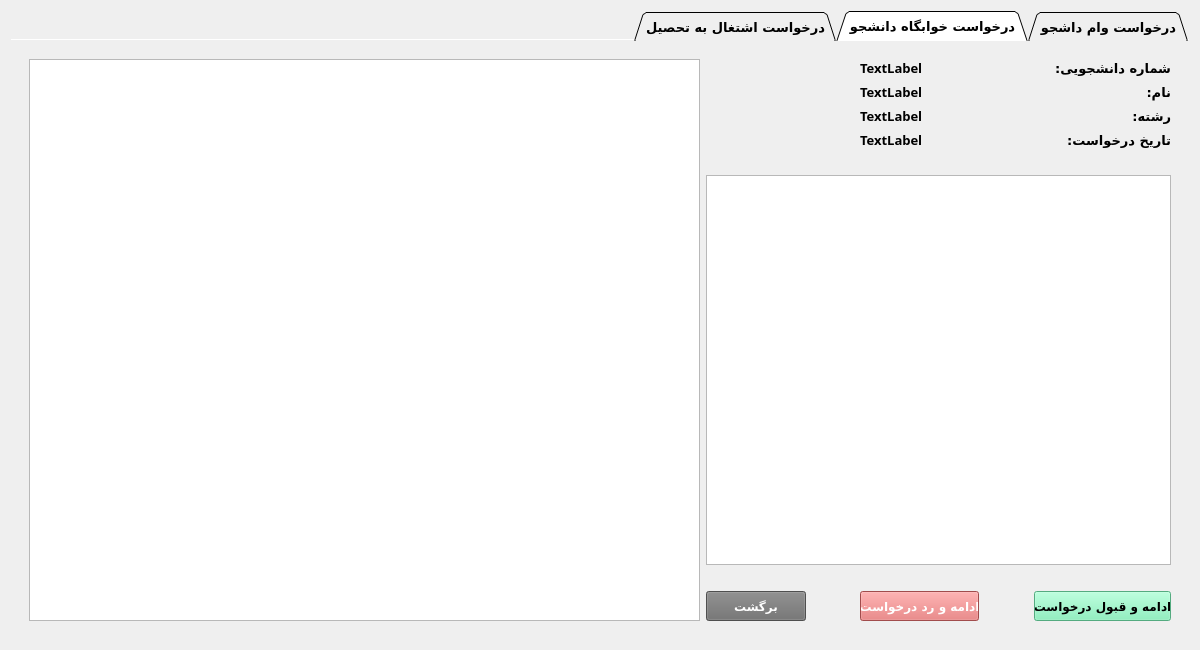
<?xml version="1.0" encoding="UTF-8"?>
<ui version="4.0">
 <class>StudentsRequestDialog</class>
 <widget class="QDialog" name="StudentsRequestDialog">
  <property name="geometry">
   <rect>
    <x>0</x>
    <y>0</y>
    <width>1200</width>
    <height>650</height>
   </rect>
  </property>
  <property name="windowTitle">
   <string>درخواست های دانشجو ها</string>
  </property>
  <layout class="QGridLayout" name="gridLayout">
   <item row="0" column="0">
    <widget class="QTabWidget" name="tabWidget">
     <property name="font">
      <font>
       <family>B Nazanin</family>
       <pointsize>10</pointsize>
       <weight>75</weight>
       <bold>true</bold>
      </font>
     </property>
     <property name="layoutDirection">
      <enum>Qt::RightToLeft</enum>
     </property>
     <property name="tabShape">
      <enum>QTabWidget::Triangular</enum>
     </property>
     <property name="currentIndex">
      <number>1</number>
     </property>
     <property name="documentMode">
      <bool>true</bool>
     </property>
     <widget class="QWidget" name="tab">
      <attribute name="title">
       <string>درخواست وام داشجو</string>
      </attribute>
      <layout class="QGridLayout" name="gridLayout_2">
       <item row="0" column="0">
        <widget class="QStackedWidget" name="stackedWidget_2">
         <property name="layoutDirection">
          <enum>Qt::LeftToRight</enum>
         </property>
         <widget class="QWidget" name="page_3">
          <layout class="QGridLayout" name="gridLayout_5">
           <item row="0" column="0" rowspan="5">
            <widget class="QTableView" name="tableView_requests">
             <property name="minimumSize">
              <size>
               <width>671</width>
               <height>0</height>
              </size>
             </property>
            </widget>
           </item>
           <item row="0" column="1" colspan="2">
            <spacer name="horizontalSpacer">
             <property name="orientation">
              <enum>Qt::Horizontal</enum>
             </property>
             <property name="sizeHint" stdset="0">
              <size>
               <width>168</width>
               <height>20</height>
              </size>
             </property>
            </spacer>
           </item>
           <item row="0" column="3">
            <layout class="QVBoxLayout" name="verticalLayout_2">
             <item>
              <widget class="QLabel" name="label_stuCode">
               <property name="text">
                <string>TextLabel</string>
               </property>
              </widget>
             </item>
             <item>
              <widget class="QLabel" name="label_name">
               <property name="text">
                <string>TextLabel</string>
               </property>
              </widget>
             </item>
             <item>
              <widget class="QLabel" name="label_field">
               <property name="text">
                <string>TextLabel</string>
               </property>
              </widget>
             </item>
             <item>
              <widget class="QLabel" name="label_timeOfReq">
               <property name="text">
                <string>TextLabel</string>
               </property>
              </widget>
             </item>
            </layout>
           </item>
           <item row="0" column="4" colspan="2">
            <layout class="QVBoxLayout" name="verticalLayout">
             <item>
              <widget class="QLabel" name="label">
               <property name="font">
                <font>
                 <family>B Koodak</family>
                 <pointsize>10</pointsize>
                 <weight>75</weight>
                 <bold>true</bold>
                </font>
               </property>
               <property name="text">
                <string>شماره دانشجویی: </string>
               </property>
              </widget>
             </item>
             <item>
              <widget class="QLabel" name="label_3">
               <property name="font">
                <font>
                 <family>B Koodak</family>
                 <pointsize>10</pointsize>
                 <weight>75</weight>
                 <bold>true</bold>
                </font>
               </property>
               <property name="text">
                <string>نام: </string>
               </property>
              </widget>
             </item>
             <item>
              <widget class="QLabel" name="label_5">
               <property name="font">
                <font>
                 <family>B Koodak</family>
                 <pointsize>10</pointsize>
                 <weight>75</weight>
                 <bold>true</bold>
                </font>
               </property>
               <property name="text">
                <string>رشته: </string>
               </property>
              </widget>
             </item>
             <item>
              <widget class="QLabel" name="label_7">
               <property name="font">
                <font>
                 <family>B Koodak</family>
                 <pointsize>10</pointsize>
                 <weight>75</weight>
                 <bold>true</bold>
                </font>
               </property>
               <property name="text">
                <string>تاریخ درخواست: </string>
               </property>
              </widget>
             </item>
            </layout>
           </item>
           <item row="1" column="1" colspan="5">
            <spacer name="horizontalSpacer_2">
             <property name="orientation">
              <enum>Qt::Horizontal</enum>
             </property>
             <property name="sizeHint" stdset="0">
              <size>
               <width>453</width>
               <height>20</height>
              </size>
             </property>
            </spacer>
           </item>
           <item row="2" column="1" colspan="5">
            <widget class="QTextBrowser" name="textBrowser_description"/>
           </item>
           <item row="3" column="1" colspan="5">
            <spacer name="horizontalSpacer_3">
             <property name="orientation">
              <enum>Qt::Horizontal</enum>
             </property>
             <property name="sizeHint" stdset="0">
              <size>
               <width>453</width>
               <height>20</height>
              </size>
             </property>
            </spacer>
           </item>
           <item row="4" column="1">
            <widget class="QPushButton" name="pushButton_back">
             <property name="minimumSize">
              <size>
               <width>100</width>
               <height>30</height>
              </size>
             </property>
             <property name="font">
              <font>
               <family>B Nazanin</family>
               <pointsize>9</pointsize>
               <weight>75</weight>
               <bold>true</bold>
              </font>
             </property>
             <property name="styleSheet">
              <string notr="true">background-color:rgb(111, 111, 111);
color: white</string>
             </property>
             <property name="text">
              <string>برگشت</string>
             </property>
            </widget>
           </item>
           <item row="4" column="2">
            <spacer name="horizontalSpacer_4">
             <property name="orientation">
              <enum>Qt::Horizontal</enum>
             </property>
             <property name="sizeHint" stdset="0">
              <size>
               <width>61</width>
               <height>20</height>
              </size>
             </property>
            </spacer>
           </item>
           <item row="4" column="3">
            <widget class="QPushButton" name="pushButton_cancel">
             <property name="minimumSize">
              <size>
               <width>100</width>
               <height>30</height>
              </size>
             </property>
             <property name="font">
              <font>
               <family>B Nazanin</family>
               <pointsize>9</pointsize>
               <weight>75</weight>
               <bold>true</bold>
              </font>
             </property>
             <property name="styleSheet">
              <string notr="true">background-color:rgb(226, 106, 106);
color: white</string>
             </property>
             <property name="text">
              <string>رد درخواست</string>
             </property>
            </widget>
           </item>
           <item row="4" column="4">
            <spacer name="horizontalSpacer_5">
             <property name="orientation">
              <enum>Qt::Horizontal</enum>
             </property>
             <property name="sizeHint" stdset="0">
              <size>
               <width>61</width>
               <height>20</height>
              </size>
             </property>
            </spacer>
           </item>
           <item row="4" column="5">
            <widget class="QPushButton" name="pushButton_continue">
             <property name="minimumSize">
              <size>
               <width>100</width>
               <height>30</height>
              </size>
             </property>
             <property name="font">
              <font>
               <family>B Nazanin</family>
               <pointsize>9</pointsize>
               <weight>75</weight>
               <bold>true</bold>
              </font>
             </property>
             <property name="styleSheet">
              <string notr="true">background-color:rgb(118, 240, 179)</string>
             </property>
             <property name="text">
              <string>ادامه</string>
             </property>
            </widget>
           </item>
          </layout>
         </widget>
         <widget class="QWidget" name="page_4"/>
        </widget>
       </item>
      </layout>
     </widget>
     <widget class="QWidget" name="tab_2">
      <attribute name="title">
       <string>درخواست خوابگاه دانشجو</string>
      </attribute>
      <layout class="QGridLayout" name="gridLayout_3">
       <item row="0" column="0">
        <widget class="QStackedWidget" name="stackedWidget">
         <property name="layoutDirection">
          <enum>Qt::LeftToRight</enum>
         </property>
         <property name="currentIndex">
          <number>0</number>
         </property>
         <widget class="QWidget" name="page">
          <layout class="QGridLayout" name="gridLayout_6">
           <item row="0" column="0" rowspan="5">
            <widget class="QTableView" name="tableView_requestsTab2">
             <property name="minimumSize">
              <size>
               <width>671</width>
               <height>0</height>
              </size>
             </property>
            </widget>
           </item>
           <item row="0" column="1" colspan="2">
            <spacer name="horizontalSpacer_8">
             <property name="orientation">
              <enum>Qt::Horizontal</enum>
             </property>
             <property name="sizeHint" stdset="0">
              <size>
               <width>157</width>
               <height>20</height>
              </size>
             </property>
            </spacer>
           </item>
           <item row="0" column="3">
            <layout class="QVBoxLayout" name="verticalLayout_3">
             <item>
              <widget class="QLabel" name="label_stuCodeTab2">
               <property name="text">
                <string>TextLabel</string>
               </property>
              </widget>
             </item>
             <item>
              <widget class="QLabel" name="label_nameTab2">
               <property name="text">
                <string>TextLabel</string>
               </property>
              </widget>
             </item>
             <item>
              <widget class="QLabel" name="label_fieldTab2">
               <property name="text">
                <string>TextLabel</string>
               </property>
              </widget>
             </item>
             <item>
              <widget class="QLabel" name="label_timeOfReqTab2">
               <property name="text">
                <string>TextLabel</string>
               </property>
              </widget>
             </item>
            </layout>
           </item>
           <item row="0" column="4" colspan="2">
            <layout class="QVBoxLayout" name="verticalLayout_4">
             <item>
              <widget class="QLabel" name="label_2">
               <property name="font">
                <font>
                 <family>B Koodak</family>
                 <pointsize>10</pointsize>
                 <weight>75</weight>
                 <bold>true</bold>
                </font>
               </property>
               <property name="text">
                <string>شماره دانشجویی: </string>
               </property>
              </widget>
             </item>
             <item>
              <widget class="QLabel" name="label_4">
               <property name="font">
                <font>
                 <family>B Koodak</family>
                 <pointsize>10</pointsize>
                 <weight>75</weight>
                 <bold>true</bold>
                </font>
               </property>
               <property name="text">
                <string>نام: </string>
               </property>
              </widget>
             </item>
             <item>
              <widget class="QLabel" name="label_6">
               <property name="font">
                <font>
                 <family>B Koodak</family>
                 <pointsize>10</pointsize>
                 <weight>75</weight>
                 <bold>true</bold>
                </font>
               </property>
               <property name="text">
                <string>رشته: </string>
               </property>
              </widget>
             </item>
             <item>
              <widget class="QLabel" name="label_8">
               <property name="font">
                <font>
                 <family>B Koodak</family>
                 <pointsize>10</pointsize>
                 <weight>75</weight>
                 <bold>true</bold>
                </font>
               </property>
               <property name="text">
                <string>تاریخ درخواست: </string>
               </property>
              </widget>
             </item>
            </layout>
           </item>
           <item row="1" column="1" colspan="5">
            <spacer name="horizontalSpacer_9">
             <property name="orientation">
              <enum>Qt::Horizontal</enum>
             </property>
             <property name="sizeHint" stdset="0">
              <size>
               <width>453</width>
               <height>20</height>
              </size>
             </property>
            </spacer>
           </item>
           <item row="2" column="1" colspan="5">
            <widget class="QTextBrowser" name="textBrowser_descriptionTab2"/>
           </item>
           <item row="3" column="1" colspan="5">
            <spacer name="horizontalSpacer_7">
             <property name="orientation">
              <enum>Qt::Horizontal</enum>
             </property>
             <property name="sizeHint" stdset="0">
              <size>
               <width>453</width>
               <height>20</height>
              </size>
             </property>
            </spacer>
           </item>
           <item row="4" column="1">
            <widget class="QPushButton" name="pushButton_backTab2">
             <property name="minimumSize">
              <size>
               <width>100</width>
               <height>30</height>
              </size>
             </property>
             <property name="font">
              <font>
               <family>B Nazanin</family>
               <pointsize>9</pointsize>
               <weight>75</weight>
               <bold>true</bold>
              </font>
             </property>
             <property name="styleSheet">
              <string notr="true">background-color:rgb(111, 111, 111);
color: white</string>
             </property>
             <property name="text">
              <string>برگشت</string>
             </property>
            </widget>
           </item>
           <item row="4" column="2">
            <spacer name="horizontalSpacer_6">
             <property name="orientation">
              <enum>Qt::Horizontal</enum>
             </property>
             <property name="sizeHint" stdset="0">
              <size>
               <width>50</width>
               <height>20</height>
              </size>
             </property>
            </spacer>
           </item>
           <item row="4" column="3">
            <widget class="QPushButton" name="pushButton_cancelTab2">
             <property name="minimumSize">
              <size>
               <width>100</width>
               <height>30</height>
              </size>
             </property>
             <property name="font">
              <font>
               <family>B Nazanin</family>
               <pointsize>9</pointsize>
               <weight>75</weight>
               <bold>true</bold>
              </font>
             </property>
             <property name="styleSheet">
              <string notr="true">background-color:rgb(226, 106, 106);
color: white</string>
             </property>
             <property name="text">
              <string>ادامه و رد درخواست</string>
             </property>
            </widget>
           </item>
           <item row="4" column="4">
            <spacer name="horizontalSpacer_10">
             <property name="orientation">
              <enum>Qt::Horizontal</enum>
             </property>
             <property name="sizeHint" stdset="0">
              <size>
               <width>51</width>
               <height>20</height>
              </size>
             </property>
            </spacer>
           </item>
           <item row="4" column="5">
            <widget class="QPushButton" name="pushButton_continueTab2">
             <property name="minimumSize">
              <size>
               <width>100</width>
               <height>30</height>
              </size>
             </property>
             <property name="font">
              <font>
               <family>B Nazanin</family>
               <pointsize>9</pointsize>
               <weight>75</weight>
               <bold>true</bold>
              </font>
             </property>
             <property name="styleSheet">
              <string notr="true">background-color:rgb(118, 240, 179)</string>
             </property>
             <property name="text">
              <string>ادامه و قبول درخواست</string>
             </property>
            </widget>
           </item>
          </layout>
         </widget>
         <widget class="QWidget" name="page_2"/>
        </widget>
       </item>
      </layout>
     </widget>
     <widget class="QWidget" name="tab_3">
      <attribute name="title">
       <string>درخواست اشتغال به تحصیل</string>
      </attribute>
      <layout class="QGridLayout" name="gridLayout_4">
       <item row="0" column="0">
        <widget class="QFrame" name="frame_3">
         <property name="frameShape">
          <enum>QFrame::StyledPanel</enum>
         </property>
         <property name="frameShadow">
          <enum>QFrame::Raised</enum>
         </property>
        </widget>
       </item>
      </layout>
     </widget>
    </widget>
   </item>
  </layout>
 </widget>
 <resources/>
 <connections/>
</ui>
